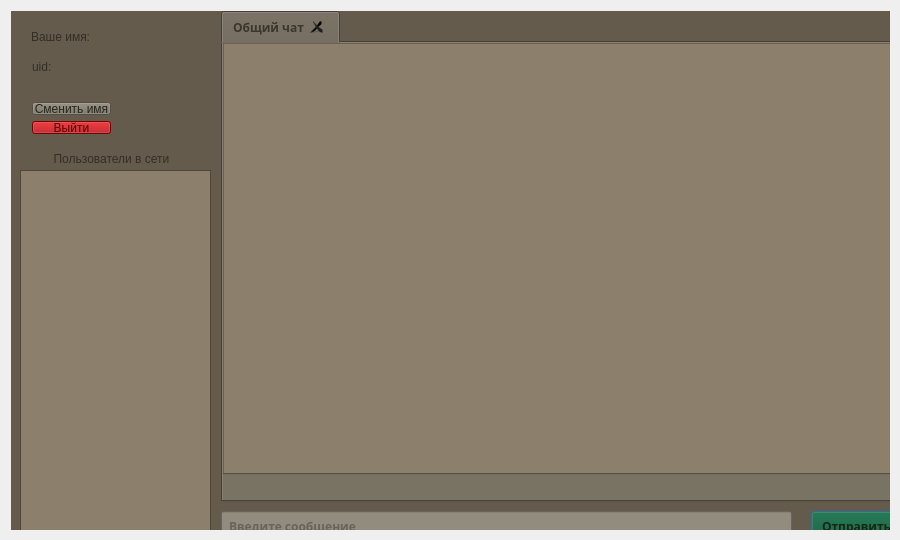
<?xml version="1.0" encoding="UTF-8"?>
<ui version="4.0">
 <class>wClientClass</class>
 <widget class="QWidget" name="wClientClass">
  <property name="geometry">
   <rect>
    <x>0</x>
    <y>0</y>
    <width>900</width>
    <height>540</height>
   </rect>
  </property>
  <property name="sizePolicy">
   <sizepolicy hsizetype="Fixed" vsizetype="Fixed">
    <horstretch>0</horstretch>
    <verstretch>0</verstretch>
   </sizepolicy>
  </property>
  <property name="minimumSize">
   <size>
    <width>900</width>
    <height>540</height>
   </size>
  </property>
  <property name="maximumSize">
   <size>
    <width>900</width>
    <height>540</height>
   </size>
  </property>
  <property name="windowTitle">
   <string>wClient</string>
  </property>
  <widget class="QWidget" name="verticalLayoutWidget">
   <property name="geometry">
    <rect>
     <x>0</x>
     <y>0</y>
     <width>901</width>
     <height>541</height>
    </rect>
   </property>
   <layout class="QVBoxLayout" name="mainLayout" stretch="0">
    <property name="spacing">
     <number>10</number>
    </property>
    <item>
     <widget class="QStackedWidget" name="stackedWidget">
      <property name="sizePolicy">
       <sizepolicy hsizetype="Expanding" vsizetype="Expanding">
        <horstretch>50</horstretch>
        <verstretch>50</verstretch>
       </sizepolicy>
      </property>
      <property name="styleSheet">
       <string notr="true">background-color: rgb(100, 91, 77);</string>
      </property>
      <property name="currentIndex">
       <number>2</number>
      </property>
      <widget class="QWidget" name="page">
       <widget class="QWidget" name="gridLayoutWidget_3">
        <property name="geometry">
         <rect>
          <x>320</x>
          <y>160</y>
          <width>234</width>
          <height>269</height>
         </rect>
        </property>
        <layout class="QGridLayout" name="gridLayout">
         <item row="0" column="0">
          <layout class="QVBoxLayout" name="Fields">
           <item>
            <spacer name="verticalSpacer_2">
             <property name="orientation">
              <enum>Qt::Orientation::Vertical</enum>
             </property>
             <property name="sizeType">
              <enum>QSizePolicy::Policy::Fixed</enum>
             </property>
             <property name="sizeHint" stdset="0">
              <size>
               <width>20</width>
               <height>20</height>
              </size>
             </property>
            </spacer>
           </item>
           <item>
            <widget class="QLineEdit" name="loginField">
             <property name="minimumSize">
              <size>
               <width>230</width>
               <height>40</height>
              </size>
             </property>
             <property name="maximumSize">
              <size>
               <width>230</width>
               <height>40</height>
              </size>
             </property>
             <property name="styleSheet">
              <string notr="true">QLineEdit {
    padding-left: 5px;
	font: 700 9pt &quot;Century Gothic&quot;;
	background-color: rgb(118, 107, 91);
	color: rgb(197, 178, 152);
}</string>
             </property>
             <property name="placeholderText">
              <string>Никнейм</string>
             </property>
            </widget>
           </item>
           <item>
            <widget class="QLineEdit" name="passwordField">
             <property name="enabled">
              <bool>true</bool>
             </property>
             <property name="minimumSize">
              <size>
               <width>230</width>
               <height>40</height>
              </size>
             </property>
             <property name="maximumSize">
              <size>
               <width>230</width>
               <height>40</height>
              </size>
             </property>
             <property name="styleSheet">
              <string notr="true">QLineEdit {
    padding-left: 5px;
	font: 700 9pt &quot;Century Gothic&quot;;
	background-color: rgb(118, 107, 91);
	color: rgb(197, 178, 152);
}</string>
             </property>
             <property name="echoMode">
              <enum>QLineEdit::EchoMode::Password</enum>
             </property>
             <property name="placeholderText">
              <string>Пароль</string>
             </property>
            </widget>
           </item>
          </layout>
         </item>
         <item row="1" column="0">
          <layout class="QVBoxLayout" name="Btns">
           <property name="leftMargin">
            <number>45</number>
           </property>
           <item>
            <widget class="QPushButton" name="loginBtn">
             <property name="enabled">
              <bool>false</bool>
             </property>
             <property name="minimumSize">
              <size>
               <width>140</width>
               <height>30</height>
              </size>
             </property>
             <property name="maximumSize">
              <size>
               <width>140</width>
               <height>30</height>
              </size>
             </property>
             <property name="styleSheet">
              <string notr="true">font: 700 9pt 'Century Gothic';
color: rgb(39, 39, 28);
background-color: rgb(118, 112, 97);</string>
             </property>
             <property name="text">
              <string>Войти</string>
             </property>
             <property name="autoDefault">
              <bool>true</bool>
             </property>
             <property name="default">
              <bool>true</bool>
             </property>
            </widget>
           </item>
           <item>
            <widget class="QPushButton" name="registerBtn">
             <property name="enabled">
              <bool>false</bool>
             </property>
             <property name="minimumSize">
              <size>
               <width>140</width>
               <height>30</height>
              </size>
             </property>
             <property name="maximumSize">
              <size>
               <width>140</width>
               <height>30</height>
              </size>
             </property>
             <property name="styleSheet">
              <string notr="true">font: 700 9pt &quot;Century Gothic&quot;;
color: rgb(22, 39, 19);
background-color: rgb(5, 81, 39);</string>
             </property>
             <property name="text">
              <string>Зарегистрироваться</string>
             </property>
            </widget>
           </item>
           <item>
            <spacer name="verticalSpacer">
             <property name="orientation">
              <enum>Qt::Orientation::Vertical</enum>
             </property>
             <property name="sizeType">
              <enum>QSizePolicy::Policy::Fixed</enum>
             </property>
             <property name="sizeHint" stdset="0">
              <size>
               <width>20</width>
               <height>50</height>
              </size>
             </property>
            </spacer>
           </item>
          </layout>
         </item>
        </layout>
       </widget>
       <widget class="QLabel" name="infoLabel">
        <property name="geometry">
         <rect>
          <x>10</x>
          <y>510</y>
          <width>731</width>
          <height>21</height>
         </rect>
        </property>
        <property name="text">
         <string/>
        </property>
       </widget>
       <widget class="QLabel" name="statusLabel">
        <property name="geometry">
         <rect>
          <x>320</x>
          <y>170</y>
          <width>231</width>
          <height>16</height>
         </rect>
        </property>
        <property name="styleSheet">
         <string notr="true">font: 700 9pt &quot;Century Gothic&quot;;</string>
        </property>
        <property name="text">
         <string>&lt;html&gt;&lt;head/&gt;&lt;body&gt;&lt;p align=&quot;center&quot;&gt;&lt;br/&gt;&lt;/p&gt;&lt;/body&gt;&lt;/html&gt;</string>
        </property>
        <property name="alignment">
         <set>Qt::AlignmentFlag::AlignCenter</set>
        </property>
       </widget>
       <widget class="QLabel" name="label">
        <property name="geometry">
         <rect>
          <x>290</x>
          <y>110</y>
          <width>301</width>
          <height>61</height>
         </rect>
        </property>
        <property name="styleSheet">
         <string notr="true">font: 70 35pt &quot;Century Gothic&quot;;
color: rgb(50, 46, 36);</string>
        </property>
        <property name="text">
         <string>Авторизация</string>
        </property>
       </widget>
      </widget>
      <widget class="QWidget" name="page_2">
       <widget class="QWidget" name="gridLayoutWidget_2">
        <property name="geometry">
         <rect>
          <x>320</x>
          <y>190</y>
          <width>232</width>
          <height>151</height>
         </rect>
        </property>
        <layout class="QVBoxLayout" name="Fields_2">
         <item>
          <widget class="QLineEdit" name="regLoginField">
           <property name="minimumSize">
            <size>
             <width>230</width>
             <height>40</height>
            </size>
           </property>
           <property name="maximumSize">
            <size>
             <width>230</width>
             <height>40</height>
            </size>
           </property>
           <property name="styleSheet">
            <string notr="true">QLineEdit {
    padding-left: 5px;
	font: 700 9pt &quot;Century Gothic&quot;;
	background-color: rgb(118, 107, 91);
	color: rgb(197, 178, 152);
}</string>
           </property>
           <property name="placeholderText">
            <string>Никнейм</string>
           </property>
          </widget>
         </item>
         <item>
          <widget class="QLineEdit" name="regPassField">
           <property name="minimumSize">
            <size>
             <width>230</width>
             <height>40</height>
            </size>
           </property>
           <property name="maximumSize">
            <size>
             <width>230</width>
             <height>40</height>
            </size>
           </property>
           <property name="styleSheet">
            <string notr="true">QLineEdit {
    padding-left: 5px;
	font: 700 9pt &quot;Century Gothic&quot;;
	background-color: rgb(118, 107, 91);
	color: rgb(197, 178, 152);
}</string>
           </property>
           <property name="echoMode">
            <enum>QLineEdit::EchoMode::Password</enum>
           </property>
           <property name="placeholderText">
            <string>Пароль</string>
           </property>
          </widget>
         </item>
         <item>
          <widget class="QLineEdit" name="regPassField2">
           <property name="minimumSize">
            <size>
             <width>230</width>
             <height>40</height>
            </size>
           </property>
           <property name="maximumSize">
            <size>
             <width>230</width>
             <height>40</height>
            </size>
           </property>
           <property name="styleSheet">
            <string notr="true">QLineEdit {
    padding-left: 5px;
	font: 700 9pt &quot;Century Gothic&quot;;
	background-color: rgb(118, 107, 91);
	color: rgb(197, 178, 152);
}</string>
           </property>
           <property name="echoMode">
            <enum>QLineEdit::EchoMode::Password</enum>
           </property>
           <property name="placeholderText">
            <string>Повторите пароль</string>
           </property>
          </widget>
         </item>
        </layout>
       </widget>
       <widget class="QWidget" name="horizontalLayoutWidget">
        <property name="geometry">
         <rect>
          <x>360</x>
          <y>350</y>
          <width>146</width>
          <height>61</height>
         </rect>
        </property>
        <layout class="QVBoxLayout" name="verticalLayout_2">
         <property name="leftMargin">
          <number>5</number>
         </property>
         <item>
          <widget class="QPushButton" name="regBtn">
           <property name="enabled">
            <bool>false</bool>
           </property>
           <property name="sizePolicy">
            <sizepolicy hsizetype="Fixed" vsizetype="Fixed">
             <horstretch>0</horstretch>
             <verstretch>0</verstretch>
            </sizepolicy>
           </property>
           <property name="minimumSize">
            <size>
             <width>140</width>
             <height>30</height>
            </size>
           </property>
           <property name="maximumSize">
            <size>
             <width>140</width>
             <height>30</height>
            </size>
           </property>
           <property name="styleSheet">
            <string notr="true">font: 700 9pt &quot;Century Gothic&quot;;
color: rgb(22, 39, 19);
background-color: rgb(5, 81, 39);</string>
           </property>
           <property name="text">
            <string>Регистрация</string>
           </property>
           <property name="default">
            <bool>true</bool>
           </property>
          </widget>
         </item>
         <item>
          <layout class="QHBoxLayout" name="horizontalLayout">
           <item>
            <widget class="QPushButton" name="backBtn">
             <property name="enabled">
              <bool>true</bool>
             </property>
             <property name="sizePolicy">
              <sizepolicy hsizetype="Fixed" vsizetype="Fixed">
               <horstretch>0</horstretch>
               <verstretch>0</verstretch>
              </sizepolicy>
             </property>
             <property name="minimumSize">
              <size>
               <width>50</width>
               <height>20</height>
              </size>
             </property>
             <property name="maximumSize">
              <size>
               <width>50</width>
               <height>20</height>
              </size>
             </property>
             <property name="font">
              <font>
               <family>Century Gothic</family>
               <pointsize>9</pointsize>
               <italic>false</italic>
               <bold>true</bold>
              </font>
             </property>
             <property name="styleSheet">
              <string notr="true">QPushButton {
    background-color: transparent;
    border: none;
	color: rgb(39, 39, 28);
	font: 700 9pt &quot;Century Gothic&quot;;
}</string>
             </property>
             <property name="text">
              <string>Назад</string>
             </property>
            </widget>
           </item>
          </layout>
         </item>
        </layout>
       </widget>
       <widget class="QLabel" name="infoLabel2">
        <property name="geometry">
         <rect>
          <x>10</x>
          <y>510</y>
          <width>731</width>
          <height>21</height>
         </rect>
        </property>
        <property name="text">
         <string/>
        </property>
       </widget>
       <widget class="QLabel" name="statusLabel2">
        <property name="geometry">
         <rect>
          <x>320</x>
          <y>170</y>
          <width>231</width>
          <height>16</height>
         </rect>
        </property>
        <property name="styleSheet">
         <string notr="true">font: 700 9pt &quot;Century Gothic&quot;;</string>
        </property>
        <property name="text">
         <string>&lt;html&gt;&lt;head/&gt;&lt;body&gt;&lt;p align=&quot;center&quot;&gt;&lt;br/&gt;&lt;/p&gt;&lt;/body&gt;&lt;/html&gt;</string>
        </property>
        <property name="alignment">
         <set>Qt::AlignmentFlag::AlignCenter</set>
        </property>
       </widget>
       <widget class="QLabel" name="label_5">
        <property name="geometry">
         <rect>
          <x>290</x>
          <y>110</y>
          <width>301</width>
          <height>61</height>
         </rect>
        </property>
        <property name="styleSheet">
         <string notr="true">font: 70 35pt &quot;Century Gothic&quot;;
color: rgb(50, 46, 36);</string>
        </property>
        <property name="text">
         <string>Регистрация</string>
        </property>
       </widget>
      </widget>
      <widget class="QWidget" name="page_3">
       <widget class="QLineEdit" name="iField">
        <property name="geometry">
         <rect>
          <x>210</x>
          <y>500</y>
          <width>571</width>
          <height>31</height>
         </rect>
        </property>
        <property name="font">
         <font>
          <family>Century Gothic</family>
          <pointsize>9</pointsize>
          <italic>false</italic>
          <bold>true</bold>
         </font>
        </property>
        <property name="styleSheet">
         <string notr="true">padding-left: 5px;
background-color: rgb(140, 130, 106);
color: rgb(65, 60, 49);
font: 700 9pt &quot;Century Gothic&quot;;
background-color: rgb(146, 140, 127);</string>
        </property>
        <property name="text">
         <string/>
        </property>
        <property name="placeholderText">
         <string>Введите сообщение</string>
        </property>
       </widget>
       <widget class="QPushButton" name="sendBtn">
        <property name="geometry">
         <rect>
          <x>800</x>
          <y>500</y>
          <width>91</width>
          <height>31</height>
         </rect>
        </property>
        <property name="font">
         <font>
          <family>Century Gothic</family>
          <pointsize>9</pointsize>
          <italic>false</italic>
          <bold>true</bold>
         </font>
        </property>
        <property name="styleSheet">
         <string notr="true">font: 700 9pt &quot;Century Gothic&quot;;
color: rgb(22, 39, 19);
background-color: rgb(5, 81, 39);
</string>
        </property>
        <property name="text">
         <string>Отправить</string>
        </property>
        <property name="default">
         <bool>true</bool>
        </property>
       </widget>
       <widget class="QTabWidget" name="tabChat">
        <property name="geometry">
         <rect>
          <x>210</x>
          <y>0</y>
          <width>681</width>
          <height>491</height>
         </rect>
        </property>
        <property name="font">
         <font>
          <family>Century Gothic</family>
          <pointsize>9</pointsize>
          <italic>false</italic>
          <bold>true</bold>
         </font>
        </property>
        <property name="styleSheet">
         <string notr="true">font: 700 9pt &quot;Century Gothic&quot;;
color: rgb(59, 54, 43);
</string>
        </property>
        <property name="currentIndex">
         <number>0</number>
        </property>
        <property name="tabsClosable">
         <bool>true</bool>
        </property>
        <widget class="QWidget" name="chat">
         <attribute name="title">
          <string>Общий чат</string>
         </attribute>
         <widget class="QScrollArea" name="scrollArea_2">
          <property name="geometry">
           <rect>
            <x>-1</x>
            <y>-1</y>
            <width>711</width>
            <height>461</height>
           </rect>
          </property>
          <property name="widgetResizable">
           <bool>true</bool>
          </property>
          <widget class="QWidget" name="scrollAreaWidgetContents_2">
           <property name="geometry">
            <rect>
             <x>0</x>
             <y>0</y>
             <width>709</width>
             <height>459</height>
            </rect>
           </property>
           <widget class="QTextEdit" name="chatField">
            <property name="geometry">
             <rect>
              <x>0</x>
              <y>0</y>
              <width>680</width>
              <height>460</height>
             </rect>
            </property>
            <property name="sizePolicy">
             <sizepolicy hsizetype="Fixed" vsizetype="Fixed">
              <horstretch>1</horstretch>
              <verstretch>0</verstretch>
             </sizepolicy>
            </property>
            <property name="styleSheet">
             <string notr="true">background-color: rgb(140, 127, 108);
color: rgb(220, 211, 192);
</string>
            </property>
            <property name="readOnly">
             <bool>true</bool>
            </property>
            <property name="html">
             <string>&lt;!DOCTYPE HTML PUBLIC &quot;-//W3C//DTD HTML 4.0//EN&quot; &quot;http://www.w3.org/TR/REC-html40/strict.dtd&quot;&gt;
&lt;html&gt;&lt;head&gt;&lt;meta name=&quot;qrichtext&quot; content=&quot;1&quot; /&gt;&lt;meta charset=&quot;utf-8&quot; /&gt;&lt;style type=&quot;text/css&quot;&gt;
p, li { white-space: pre-wrap; }
hr { height: 1px; border-width: 0; }
li.unchecked::marker { content: &quot;\2610&quot;; }
li.checked::marker { content: &quot;\2612&quot;; }
&lt;/style&gt;&lt;/head&gt;&lt;body style=&quot; font-family:'Century Gothic'; font-size:9pt; font-weight:700; font-style:normal;&quot;&gt;
&lt;p style=&quot;-qt-paragraph-type:empty; margin-top:0px; margin-bottom:0px; margin-left:0px; margin-right:0px; -qt-block-indent:0; text-indent:0px;&quot;&gt;&lt;br /&gt;&lt;/p&gt;&lt;/body&gt;&lt;/html&gt;</string>
            </property>
           </widget>
           <widget class="QLineEdit" name="statusField3">
            <property name="geometry">
             <rect>
              <x>-10</x>
              <y>430</y>
              <width>691</width>
              <height>31</height>
             </rect>
            </property>
            <property name="styleSheet">
             <string notr="true">QLineEdit {
    padding-left: 10px;
	font: 700 9pt &quot;Century Gothic&quot;;
	background-color: rgb(121, 115, 100);
}</string>
            </property>
            <property name="text">
             <string/>
            </property>
           </widget>
          </widget>
         </widget>
        </widget>
       </widget>
       <widget class="QScrollArea" name="scrollArea_3">
        <property name="geometry">
         <rect>
          <x>9</x>
          <y>159</y>
          <width>191</width>
          <height>371</height>
         </rect>
        </property>
        <property name="widgetResizable">
         <bool>true</bool>
        </property>
        <widget class="QWidget" name="scrollAreaWidgetContents_3">
         <property name="geometry">
          <rect>
           <x>0</x>
           <y>0</y>
           <width>189</width>
           <height>369</height>
          </rect>
         </property>
         <widget class="QWidget" name="onlineWidget" native="true">
          <property name="geometry">
           <rect>
            <x>-1</x>
            <y>-1</y>
            <width>191</width>
            <height>371</height>
           </rect>
          </property>
          <property name="styleSheet">
           <string notr="true">background-color: rgb(140, 127, 108);</string>
          </property>
          <widget class="QWidget" name="verticalLayoutWidget_3">
           <property name="geometry">
            <rect>
             <x>-1</x>
             <y>-1</y>
             <width>191</width>
             <height>371</height>
            </rect>
           </property>
           <layout class="QVBoxLayout" name="onlineLayout">
            <property name="spacing">
             <number>3</number>
            </property>
            <property name="sizeConstraint">
             <enum>QLayout::SizeConstraint::SetFixedSize</enum>
            </property>
            <property name="leftMargin">
             <number>7</number>
            </property>
            <property name="topMargin">
             <number>7</number>
            </property>
            <property name="rightMargin">
             <number>5</number>
            </property>
            <property name="bottomMargin">
             <number>5</number>
            </property>
           </layout>
          </widget>
         </widget>
        </widget>
       </widget>
       <widget class="QWidget" name="horizontalLayoutWidget_2">
        <property name="geometry">
         <rect>
          <x>9</x>
          <y>10</y>
          <width>191</width>
          <height>31</height>
         </rect>
        </property>
        <layout class="QHBoxLayout" name="horizontalLayout_2">
         <item>
          <widget class="QLabel" name="label_2">
           <property name="styleSheet">
            <string notr="true">font: 700 9pt &quot;Century Gothic&quot;;
color: rgb(50, 46, 36);</string>
           </property>
           <property name="text">
            <string>Ваше имя:</string>
           </property>
           <property name="alignment">
            <set>Qt::AlignmentFlag::AlignLeading|Qt::AlignmentFlag::AlignLeft|Qt::AlignmentFlag::AlignVCenter</set>
           </property>
          </widget>
         </item>
         <item>
          <widget class="QLabel" name="nameField">
           <property name="font">
            <font>
             <family>Century Gothic</family>
             <pointsize>9</pointsize>
             <italic>false</italic>
             <bold>true</bold>
            </font>
           </property>
           <property name="styleSheet">
            <string notr="true">font: 700 9pt &quot;Century Gothic&quot;;
color: rgb(226, 210, 188);</string>
           </property>
           <property name="text">
            <string/>
           </property>
          </widget>
         </item>
         <item>
          <spacer name="horizontalSpacer">
           <property name="orientation">
            <enum>Qt::Orientation::Horizontal</enum>
           </property>
           <property name="sizeHint" stdset="0">
            <size>
             <width>40</width>
             <height>20</height>
            </size>
           </property>
          </spacer>
         </item>
        </layout>
       </widget>
       <widget class="QWidget" name="horizontalLayoutWidget_3">
        <property name="geometry">
         <rect>
          <x>10</x>
          <y>40</y>
          <width>191</width>
          <height>31</height>
         </rect>
        </property>
        <layout class="QHBoxLayout" name="horizontalLayout_3">
         <item>
          <widget class="QLabel" name="label_3">
           <property name="styleSheet">
            <string notr="true">font: 700 9pt &quot;Century Gothic&quot;;
color: rgb(50, 46, 36);</string>
           </property>
           <property name="text">
            <string>uid:</string>
           </property>
          </widget>
         </item>
         <item>
          <widget class="QLabel" name="uidField">
           <property name="font">
            <font>
             <family>Century Gothic</family>
             <pointsize>9</pointsize>
             <italic>false</italic>
             <bold>true</bold>
            </font>
           </property>
           <property name="styleSheet">
            <string notr="true">font: 700 9pt &quot;Century Gothic&quot;;
color: rgb(226, 210, 188);</string>
           </property>
           <property name="text">
            <string/>
           </property>
          </widget>
         </item>
         <item>
          <spacer name="horizontalSpacer_2">
           <property name="orientation">
            <enum>Qt::Orientation::Horizontal</enum>
           </property>
           <property name="sizeHint" stdset="0">
            <size>
             <width>40</width>
             <height>20</height>
            </size>
           </property>
          </spacer>
         </item>
        </layout>
       </widget>
       <widget class="QWidget" name="verticalLayoutWidget_2">
        <property name="geometry">
         <rect>
          <x>10</x>
          <y>80</y>
          <width>101</width>
          <height>54</height>
         </rect>
        </property>
        <layout class="QVBoxLayout" name="verticalLayout">
         <item>
          <widget class="QPushButton" name="nameChangeBtn">
           <property name="styleSheet">
            <string notr="true">font: 700 9pt 'Century Gothic';
color: rgb(39, 39, 28);
background-color: rgb(118, 112, 97);</string>
           </property>
           <property name="text">
            <string>Сменить имя</string>
           </property>
          </widget>
         </item>
         <item>
          <widget class="QPushButton" name="logoutBtn">
           <property name="styleSheet">
            <string notr="true">font: 700 9pt &quot;Century Gothic&quot;;
background-color: rgb(170, 0, 3);
color: rgb(91, 0, 0);</string>
           </property>
           <property name="text">
            <string>Выйти</string>
           </property>
          </widget>
         </item>
        </layout>
       </widget>
       <widget class="QLabel" name="label_4">
        <property name="geometry">
         <rect>
          <x>30</x>
          <y>140</y>
          <width>141</width>
          <height>16</height>
         </rect>
        </property>
        <property name="styleSheet">
         <string notr="true">font: 700 9pt &quot;Century Gothic&quot;;
color: rgb(50, 46, 36);</string>
        </property>
        <property name="text">
         <string>&lt;html&gt;&lt;head/&gt;&lt;body&gt;&lt;p align=&quot;center&quot;&gt;Пользователи в сети&lt;/p&gt;&lt;/body&gt;&lt;/html&gt;</string>
        </property>
        <property name="alignment">
         <set>Qt::AlignmentFlag::AlignLeading|Qt::AlignmentFlag::AlignLeft|Qt::AlignmentFlag::AlignVCenter</set>
        </property>
       </widget>
      </widget>
     </widget>
    </item>
   </layout>
  </widget>
 </widget>
 <layoutdefault spacing="6" margin="11"/>
 <resources/>
 <connections/>
</ui>
